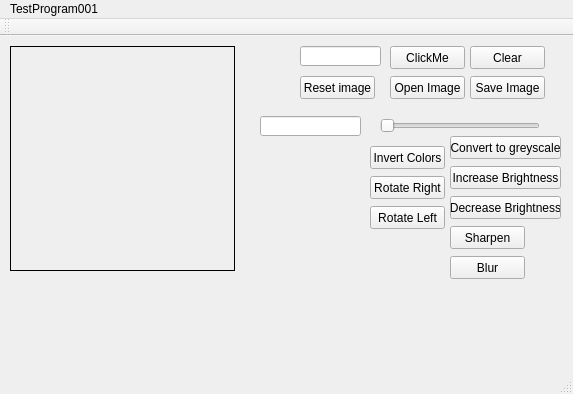
<?xml version="1.0" encoding="UTF-8"?>
<ui version="4.0">
 <class>MainWindow</class>
 <widget class="QMainWindow" name="MainWindow">
  <property name="geometry">
   <rect>
    <x>0</x>
    <y>0</y>
    <width>573</width>
    <height>394</height>
   </rect>
  </property>
  <property name="windowTitle">
   <string>MainWindow</string>
  </property>
  <widget class="QWidget" name="centralWidget">
   <widget class="QPushButton" name="pushButton">
    <property name="geometry">
     <rect>
      <x>390</x>
      <y>10</y>
      <width>75</width>
      <height>23</height>
     </rect>
    </property>
    <property name="text">
     <string>ClickMe</string>
    </property>
   </widget>
   <widget class="QLineEdit" name="lineEdit">
    <property name="geometry">
     <rect>
      <x>300</x>
      <y>10</y>
      <width>81</width>
      <height>20</height>
     </rect>
    </property>
   </widget>
   <widget class="QPushButton" name="clearButton">
    <property name="geometry">
     <rect>
      <x>470</x>
      <y>10</y>
      <width>75</width>
      <height>23</height>
     </rect>
    </property>
    <property name="text">
     <string>Clear</string>
    </property>
   </widget>
   <widget class="myQLabel" name="ImageLabel">
    <property name="geometry">
     <rect>
      <x>10</x>
      <y>10</y>
      <width>225</width>
      <height>225</height>
     </rect>
    </property>
    <property name="frameShape">
     <enum>QFrame::Box</enum>
    </property>
    <property name="lineWidth">
     <number>1</number>
    </property>
    <property name="text">
     <string/>
    </property>
    <property name="pixmap">
     <pixmap resource="images.qrc">:/images/snowflake01.jpg</pixmap>
    </property>
    <property name="scaledContents">
     <bool>true</bool>
    </property>
   </widget>
   <widget class="QSlider" name="horizontalSlider">
    <property name="geometry">
     <rect>
      <x>380</x>
      <y>80</y>
      <width>160</width>
      <height>19</height>
     </rect>
    </property>
    <property name="maximum">
     <number>100</number>
    </property>
    <property name="singleStep">
     <number>2</number>
    </property>
    <property name="value">
     <number>0</number>
    </property>
    <property name="sliderPosition">
     <number>0</number>
    </property>
    <property name="orientation">
     <enum>Qt::Horizontal</enum>
    </property>
   </widget>
   <widget class="QPushButton" name="openImageButton">
    <property name="geometry">
     <rect>
      <x>390</x>
      <y>40</y>
      <width>75</width>
      <height>23</height>
     </rect>
    </property>
    <property name="text">
     <string>Open Image</string>
    </property>
   </widget>
   <widget class="QPushButton" name="saveImageButton">
    <property name="geometry">
     <rect>
      <x>470</x>
      <y>40</y>
      <width>75</width>
      <height>23</height>
     </rect>
    </property>
    <property name="text">
     <string>Save Image</string>
    </property>
   </widget>
   <widget class="QPushButton" name="greyscaleButton">
    <property name="geometry">
     <rect>
      <x>450</x>
      <y>100</y>
      <width>111</width>
      <height>23</height>
     </rect>
    </property>
    <property name="text">
     <string>Convert to greyscale</string>
    </property>
   </widget>
   <widget class="QPushButton" name="IncreaseBrightnessButton">
    <property name="geometry">
     <rect>
      <x>450</x>
      <y>130</y>
      <width>111</width>
      <height>23</height>
     </rect>
    </property>
    <property name="text">
     <string>Increase Brightness</string>
    </property>
   </widget>
   <widget class="QPushButton" name="decreaseBrightnessButton">
    <property name="geometry">
     <rect>
      <x>450</x>
      <y>160</y>
      <width>111</width>
      <height>23</height>
     </rect>
    </property>
    <property name="text">
     <string>Decrease Brightness</string>
    </property>
   </widget>
   <widget class="QPushButton" name="resetImageButton">
    <property name="geometry">
     <rect>
      <x>300</x>
      <y>40</y>
      <width>75</width>
      <height>23</height>
     </rect>
    </property>
    <property name="text">
     <string>Reset image</string>
    </property>
   </widget>
   <widget class="QPushButton" name="sharpenButton">
    <property name="geometry">
     <rect>
      <x>450</x>
      <y>190</y>
      <width>75</width>
      <height>23</height>
     </rect>
    </property>
    <property name="text">
     <string>Sharpen</string>
    </property>
   </widget>
   <widget class="QPushButton" name="blurButton">
    <property name="geometry">
     <rect>
      <x>450</x>
      <y>220</y>
      <width>75</width>
      <height>23</height>
     </rect>
    </property>
    <property name="text">
     <string>Blur</string>
    </property>
   </widget>
   <widget class="QPushButton" name="invertColorsButton">
    <property name="geometry">
     <rect>
      <x>370</x>
      <y>110</y>
      <width>75</width>
      <height>23</height>
     </rect>
    </property>
    <property name="text">
     <string>Invert Colors</string>
    </property>
   </widget>
   <widget class="QPushButton" name="rotateRightButton">
    <property name="geometry">
     <rect>
      <x>370</x>
      <y>140</y>
      <width>75</width>
      <height>23</height>
     </rect>
    </property>
    <property name="text">
     <string>Rotate Right</string>
    </property>
   </widget>
   <widget class="QPushButton" name="rotateLeftButton">
    <property name="geometry">
     <rect>
      <x>370</x>
      <y>170</y>
      <width>75</width>
      <height>23</height>
     </rect>
    </property>
    <property name="text">
     <string>Rotate Left</string>
    </property>
   </widget>
   <widget class="QLineEdit" name="lineEdit_2">
    <property name="geometry">
     <rect>
      <x>260</x>
      <y>80</y>
      <width>101</width>
      <height>20</height>
     </rect>
    </property>
   </widget>
  </widget>
  <widget class="QMenuBar" name="menuBar">
   <property name="geometry">
    <rect>
     <x>0</x>
     <y>0</y>
     <width>573</width>
     <height>21</height>
    </rect>
   </property>
   <widget class="QMenu" name="menuTestProgram001">
    <property name="title">
     <string>TestProgram001</string>
    </property>
    <addaction name="actionExit"/>
   </widget>
   <addaction name="menuTestProgram001"/>
  </widget>
  <widget class="QToolBar" name="mainToolBar">
   <attribute name="toolBarArea">
    <enum>TopToolBarArea</enum>
   </attribute>
   <attribute name="toolBarBreak">
    <bool>false</bool>
   </attribute>
  </widget>
  <widget class="QStatusBar" name="statusBar"/>
  <action name="actionExit">
   <property name="text">
    <string>Exit</string>
   </property>
  </action>
 </widget>
 <layoutdefault spacing="6" margin="11"/>
 <customwidgets>
  <customwidget>
   <class>myQLabel</class>
   <extends>QLabel</extends>
   <header location="global">myqlabel.h</header>
  </customwidget>
 </customwidgets>
 <resources>
  <include location="images.qrc"/>
 </resources>
 <connections/>
</ui>
